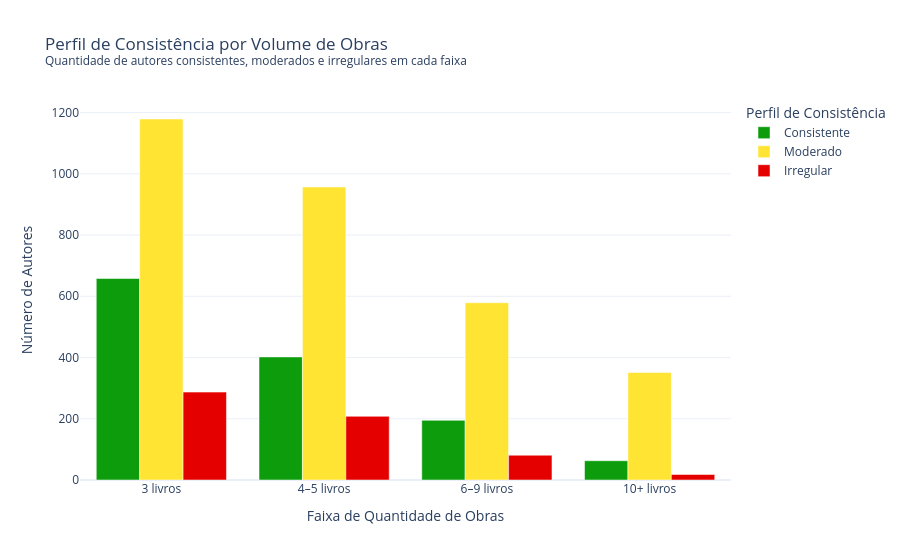

The code cell stored with this chart in its notebook:
### Markdown cell above
## 4. Escrever Mais Torna um Autor Mais Irregular?

Uma hipótese natural seria que autores com mais obras no catálogo tendem a ser mais inconsistentes — afinal, com mais livros, maiores as chances de variação. Investigamos se essa relação realmente existe nos dados.

### Code cell
correlacao = stats['qtd_livros'].corr(stats['desvio_nota'])

def faixa(n):
    if n == 3: return '3 livros'
    elif n <= 5: return '4–5 livros'
    elif n <= 9: return '6–9 livros'
    else: return '10+ livros'

def perfil(d):
    if d < 0.1: return 'Consistente'
    elif d <= 0.3: return 'Moderado'
    else: return 'Irregular'

ordem_faixas = ['3 livros', '4–5 livros', '6–9 livros', '10+ livros']
ordem_perfil = ['Consistente', 'Moderado', 'Irregular']

stats['faixa'] = stats['qtd_livros'].apply(faixa)
stats['perfil'] = stats['desvio_nota'].apply(perfil)

resultado = stats.groupby(['faixa', 'perfil']).size().reset_index(name='qtd')

fig = px.bar(
    resultado,
    x='faixa',
    y='qtd',
    color='perfil',
    barmode='group',
    category_orders={'faixa': ordem_faixas, 'perfil': ordem_perfil},
    color_discrete_map={
        'Consistente': '#0C9C0C',
        'Moderado':    '#FFE433',
        'Irregular':   '#E50000'
    },
    title='Perfil de Consistência por Volume de Obras<br><sup>Quantidade de autores consistentes, moderados e irregulares em cada faixa</sup>',
    labels={
        'faixa': 'Faixa de Quantidade de Obras',
        'qtd':   'Número de Autores',
        'perfil': 'Perfil'
    },
    template='plotly_white'
)

fig.update_layout(legend_title_text='Perfil de Consistência')
fig.show()

print(f'Correlação de Pearson entre quantidade de livros e desvio padrão: {correlacao:.3f}')

### Figure 1 — Plotly figure (JSON) as saved in the notebook; plotly's stock layout.template omitted (floating-point values rounded to 4 significant figures)
{"data": [{"alignmentgroup": "True", "hovertemplate": "Perfil=Consistente<br>Faixa de Quantidade de Obras=%{x}<br>Número de Autores=%{y}<extra></extra>", "legendgroup": "Consistente", "marker": {"color": "#0C9C0C", "pattern": {"shape": ""}}, "name": "Consistente", "offsetgroup": "Consistente", "orientation": "v", "showlegend": true, "textposition": "auto", "type": "bar", "x": ["10+ livros", "3 livros", "4–5 livros", "6–9 livros"], "xaxis": "x", "y": [63, 658, 402, 195], "yaxis": "y"}, {"alignmentgroup": "True", "hovertemplate": "Perfil=Moderado<br>Faixa de Quantidade de Obras=%{x}<br>Número de Autores=%{y}<extra></extra>", "legendgroup": "Moderado", "marker": {"color": "#FFE433", "pattern": {"shape": ""}}, "name": "Moderado", "offsetgroup": "Moderado", "orientation": "v", "showlegend": true, "textposition": "auto", "type": "bar", "x": ["10+ livros", "3 livros", "4–5 livros", "6–9 livros"], "xaxis": "x", "y": [351, 1179, 957, 579], "yaxis": "y"}, {"alignmentgroup": "True", "hovertemplate": "Perfil=Irregular<br>Faixa de Quantidade de Obras=%{x}<br>Número de Autores=%{y}<extra></extra>", "legendgroup": "Irregular", "marker": {"color": "#E50000", "pattern": {"shape": ""}}, "name": "Irregular", "offsetgroup": "Irregular", "orientation": "v", "showlegend": true, "textposition": "auto", "type": "bar", "x": ["10+ livros", "3 livros", "4–5 livros", "6–9 livros"], "xaxis": "x", "y": [18, 287, 208, 81], "yaxis": "y"}], "layout": {"barmode": "group", "legend": {"title": {"text": "Perfil de Consistência"}, "tracegroupgap": 0}, "title": {"text": "Perfil de Consistência por Volume de Obras<br><sup>Quantidade de autores consistentes, moderados e irregulares em cada faixa</sup>"}, "xaxis": {"anchor": "y", "categoryarray": ["3 livros", "4–5 livros", "6–9 livros", "10+ livros"], "categoryorder": "array", "domain": [0, 1], "title": {"text": "Faixa de Quantidade de Obras"}}, "yaxis": {"anchor": "x", "domain": [0, 1], "title": {"text": "Número de Autores"}}}}
